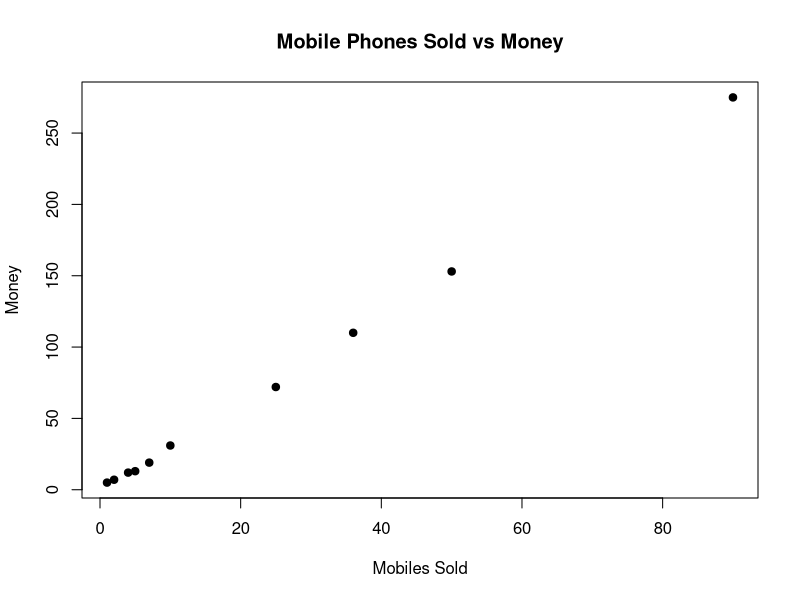

Generate this figure with R:
x <- c(4,1,5,7,10,2,50,25,90,36)
y <- c(12,5,13,19,31,7,153,72,275,110)

plot(x, y, main="Mobile Phones Sold vs Money",
     xlab="Mobiles Sold", ylab="Money", pch=19)
